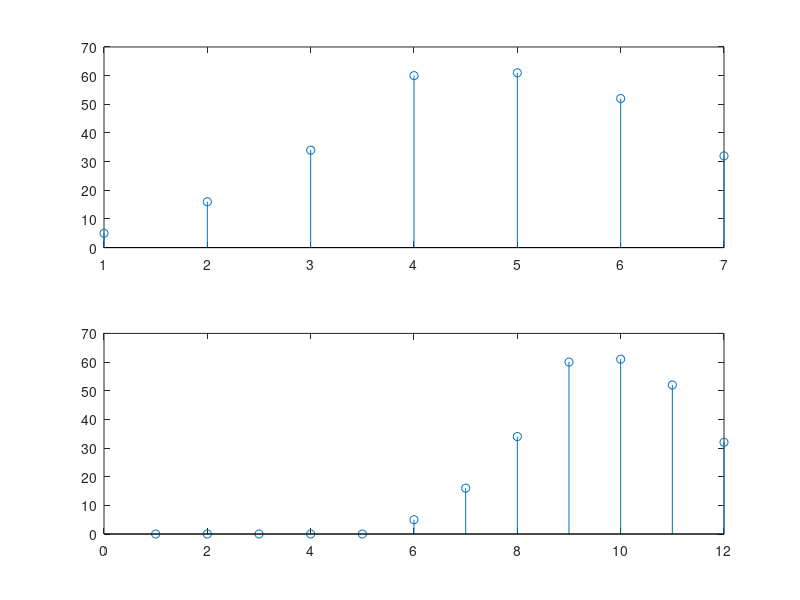

Write the MATLAB code that produced this figure.
% Bai 2.21 Ve tin hieu y(n)*h(n) va y(n-d)
h=[1 2 3 4];
d=input('Nhap d: ');
y=[5 6 7 8];
q=[zeros(1,d),y];
result1=conv(y,h);
result2=conv(q,h);
subplot(211), stem(result1);
subplot(212), stem(result2);